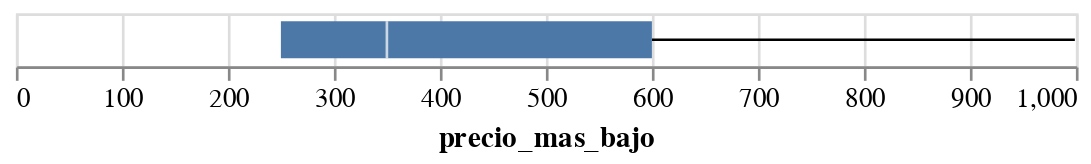

The notebook cell this image was saved under:
### Markdown cell above
### precio_mas_bajo

### Code cell
alt.Chart(new_dogs_data[new_dogs_data['precio_mas_bajo'] != 'no data']).mark_boxplot(extent='min-max').encode(
    x='precio_mas_bajo:Q'
)

### Figure 1 — Vega-Lite specification as saved in the notebook (floating-point values rounded to 4 significant figures; data arrays with more than 128 entries replaced by an {"elided": "..."} marker saying what was removed)
{"config": {"view": {"continuousWidth": 400, "continuousHeight": 300}}, "data": {"name": "data-7102f688e4c8791f7b0db6be874196e5"}, "mark": {"type": "boxplot", "extent": "min-max"}, "encoding": {"x": {"field": "precio_mas_bajo", "type": "quantitative"}}, "$schema": "https://vega.github.io/schema/vega-lite/v4.17.0.json", "datasets": {"data-7102f688e4c8791f7b0db6be874196e5": {"elided": "146 records"}}}
